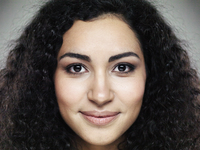
#> input picture face2.jpg, 200 x 150 px
$ python opencv5.py
#> lines starting #> are read from the running program, lines starting #| are printed output that depends on the picture; after the words box and inside, x2 and y2 are one past the last pixel; in counts of white or black regions, pixels touching at a corner belong together
import cv2
import numpy as np
# from matplotlib import pyplot as plt
face_cascade = cv2.CascadeClassifier('haarcascade_frontalface_default.xml')
eye_cascade = cv2.CascadeClassifier("haarcascade_eye.xml")


img = cv2.imread("face2.jpg",cv2.IMREAD_COLOR)
#> img is the input picture: shape (150, 200, 3); mean B, G, R 77.3, 82.8, 91.8
gray = cv2.cvtColor(img,cv2.COLOR_BGR2GRAY)
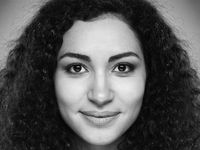
#> gray: shape (150, 200); min 1, max 238, mean 84.9
yuzler = face_cascade.detectMultiScale(gray,1.2,5)
#> yuzler = [[46, 25, 110, 110]]
for (x,y,w,h) in yuzler:
    cv2.rectangle(img,(x,y),(x+w,y+h),(255,0,0),2)
    roi_color = img[y:y+h,x:x+w]
    roi_gray = gray[y:y+h,x:x+w]
    eyes = eye_cascade.detectMultiScale(roi_gray)
    for ex,ey,ew,eh in eyes:
        cv2.rectangle(roi_color,(ex,ey),(ex+ew,ey+eh),(255,0,0),2)
#> this loop made 1 pass
#> (x, y, w, h, eyes) on pass 1: (46, 25, 110, 110, [[13, 27, 31, 31], [61, 28, 30, 30]])
#> pass 1, `roi_color = img[y:y+h,x:x+w]`:
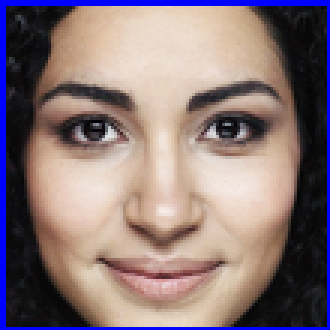
#> roi_color: shape (110, 110, 3) (shown 3 times larger); mean B, G, R 120.1, 117.7, 136.4
#> pass 1, `roi_gray = gray[y:y+h,x:x+w]`:
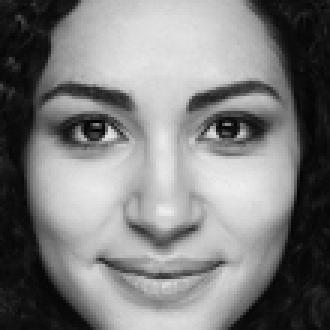
#> roi_gray: shape (110, 110) (shown 3 times larger); min 1, max 238, mean 125.2
#> after the loop:
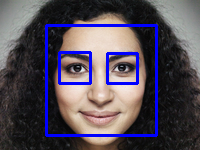
#> img: shape (150, 200, 3); 6.8% of pixels changed, all inside (x1, y1, x2, y2) = (45, 24, 158, 137)
#> after the loop:
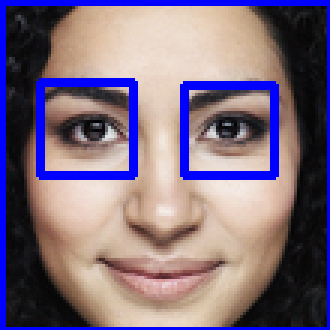
#> roi_color: shape (110, 110, 3) (shown 3 times larger); 5.98% of pixels changed, all inside (x1, y1, x2, y2) = (12, 26, 93, 60)
cv2.imshow("tespit",img)
cv2.waitKey(0)
cv2.destroyAllWindows()

$ run again, with face3.jpg copied over face2.jpg
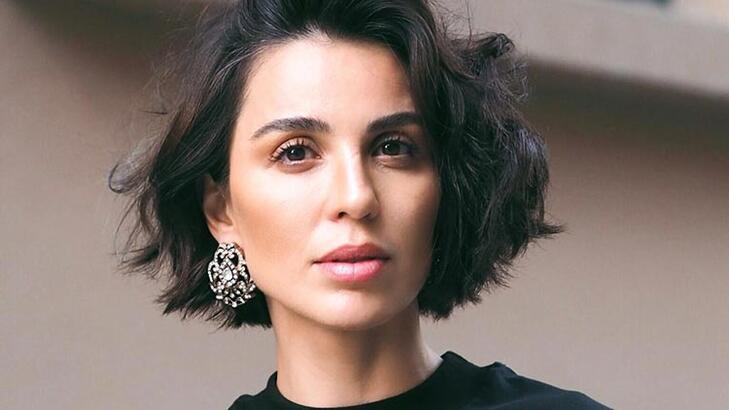
#> input picture face3.jpg, 729 x 410 px
#> img is the input picture: shape (410, 729, 3); mean B, G, R 110.3, 117.6, 133.3
#> yuzler = [[212, 41, 268, 268]]
#> the loop `for (x,y,w,h) in yuzler:` made 1 pass
#> (x, y, w, h, eyes) on pass 1: (212, 41, 268, 268, [[51, 80, 63, 63], [150, 81, 55, 55], [101, 152, 45, 45]])
#> pass 1, `roi_gray = gray[y:y+h,x:x+w]`:
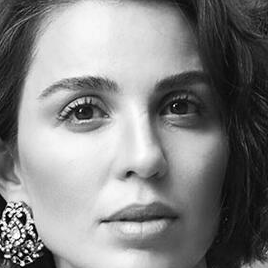
#> roi_gray: shape (268, 268); min 0, max 255, mean 132
#> after the loop `for (x,y,w,h) in yuzler:`:
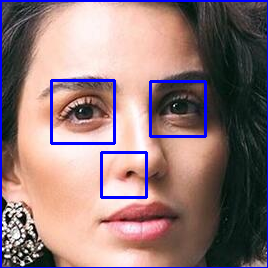
#> roi_color: shape (268, 268, 3); mean B, G, R 121.2, 119.3, 144.7

$ run again, with cem.jpg copied over face2.jpg
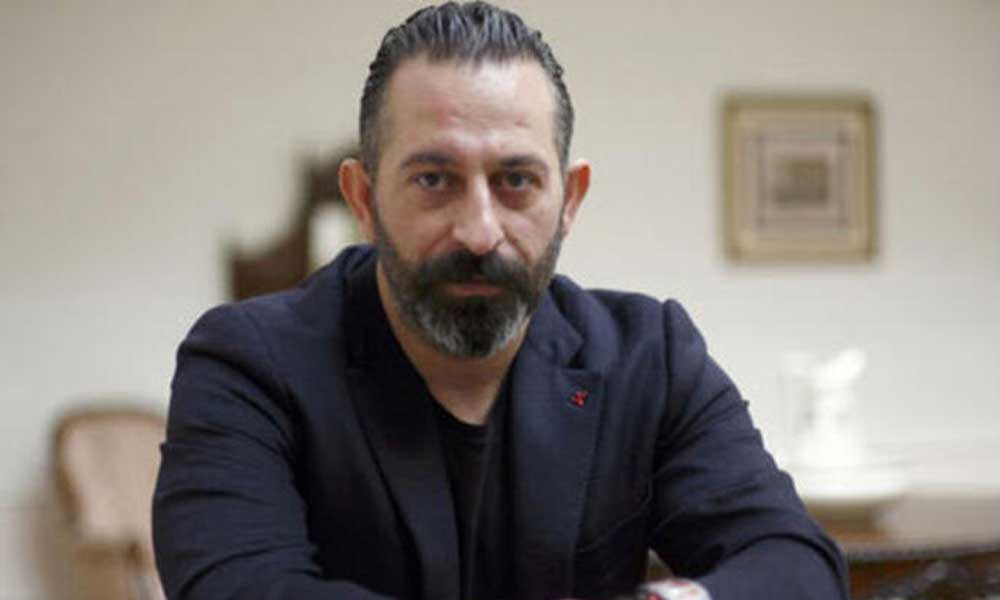
#> input picture cem.jpg, 1000 x 600 px
#> img is the input picture: shape (600, 1000, 3); mean B, G, R 122.9, 127.1, 133.2
#> yuzler = [[345, 86, 254, 254]]
#> the loop `for (x,y,w,h) in yuzler:` made 1 pass
#> pass 1, `roi_gray = gray[y:y+h,x:x+w]`:
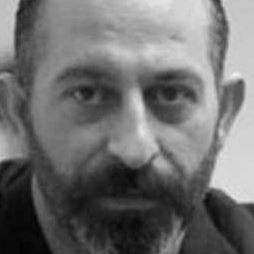
#> roi_gray: shape (254, 254); min 2, max 240, mean 110.3
#> after the loop `for (x,y,w,h) in yuzler:`:
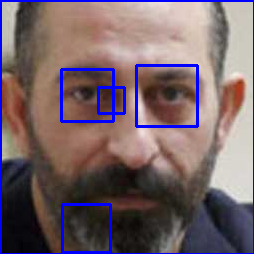
#> roi_color: shape (254, 254, 3); mean B, G, R 106.3, 99.1, 117.5

$ run again, with deneme.jpg copied over face2.jpg
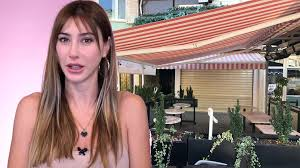
#> input picture deneme.jpg, 300 x 168 px
#> img is the input picture: shape (168, 300, 3); mean B, G, R 121.1, 124.2, 153.3
#> `gray = cv2.cvtColor(img,cv2.COLOR_BGR2GRAY)`:
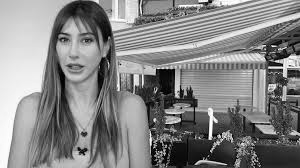
#> gray: shape (168, 300); min 0, max 255, mean 132.6
#> yuzler = [[47, 18, 60, 60]]
#> the loop `for (x,y,w,h) in yuzler:` made 1 pass
#> (x, y, w, h, eyes) on pass 1: (47, 18, 60, 60, [[6, 12, 21, 21]])
#> after the loop `for (x,y,w,h) in yuzler:`:
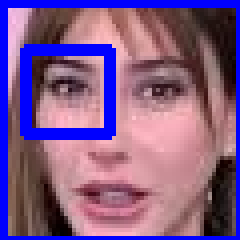
#> roi_color: shape (60, 60, 3) (shown 4 times larger); mean B, G, R 136.5, 90.3, 128.7
